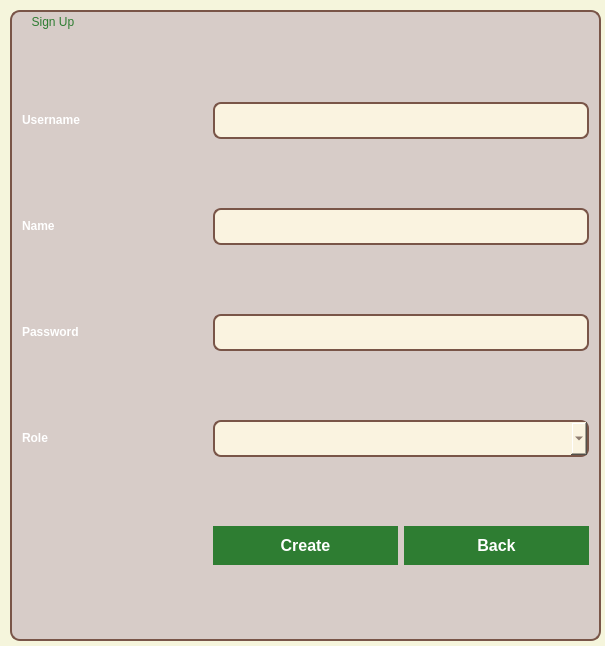
<?xml version="1.0" encoding="UTF-8"?>
<ui version="4.0">
 <class>signUp</class>
 <widget class="QDialog" name="signUp">
  <property name="geometry">
   <rect>
    <x>0</x>
    <y>0</y>
    <width>605</width>
    <height>646</height>
   </rect>
  </property>
  <property name="windowTitle">
   <string>Dialog</string>
  </property>
  <property name="styleSheet">
   <string notr="true">background-color: #F5F5DC;</string>
  </property>
  <widget class="QGroupBox" name="groupBox">
   <property name="geometry">
    <rect>
     <x>10</x>
     <y>10</y>
     <width>591</width>
     <height>631</height>
    </rect>
   </property>
   <property name="styleSheet">
    <string notr="true">QGroupBox {
    font: 16pt &quot;Georgia&quot;;
    background-color: #D7CCC8; /* bois clair */
    border: 2px solid #795548; /* marron */
    border-radius: 10px;
    color: #4E342E;
   background-image:url(':/2.jpg');
    padding: 10px;
}

QGroupBox::title {
    subcontrol-origin: margin;
    subcontrol-position: top left;
    padding: 5px 10px;
    color: #2E7D32;  /* vert forêt */
    background-color: transparent;
    font-weight: bold;
}
</string>
   </property>
   <property name="title">
    <string>   Sign Up</string>
   </property>
   <layout class="QGridLayout" name="gridLayout">
    <item row="0" column="1" colspan="2">
     <widget class="QLineEdit" name="username">
      <property name="styleSheet">
       <string notr="true">QLineEdit {
    background-color: #FAF3E0;
    border: 2px solid #795548;
    border-radius: 8px;
    padding: 6px 10px;
    font-size: 16px;
    color: #4E342E;
    font-weight: bold;
}

QLineEdit:hover {
    border: 2px solid #5D4037;
    background-color: #FFF8E1;
}

QLineEdit:focus {
    border: 2px solid #2E7D32;
    background-color: #FFFFFF;
    font-size: 17px;
}
</string>
      </property>
     </widget>
    </item>
    <item row="1" column="1" colspan="2">
     <widget class="QLineEdit" name="name">
      <property name="styleSheet">
       <string notr="true">QLineEdit {
    background-color: #FAF3E0;
    border: 2px solid #795548;
    border-radius: 8px;
    padding: 6px 10px;
    font-size: 16px;
    color: #4E342E;
    font-weight: bold;
}

QLineEdit:hover {
    border: 2px solid #5D4037;
    background-color: #FFF8E1;
}

QLineEdit:focus {
    border: 2px solid #2E7D32;
    background-color: #FFFFFF;
    font-size: 17px;
}
</string>
      </property>
     </widget>
    </item>
    <item row="2" column="1" colspan="2">
     <widget class="QLineEdit" name="password">
      <property name="styleSheet">
       <string notr="true">QLineEdit {
    background-color: #FAF3E0;
    border: 2px solid #795548;
    border-radius: 8px;
    padding: 6px 10px;
    font-size: 16px;
    color: #4E342E;
    font-weight: bold;
}

QLineEdit:hover {
    border: 2px solid #5D4037;
    background-color: #FFF8E1;
}

QLineEdit:focus {
    border: 2px solid #2E7D32;
    background-color: #FFFFFF;
    font-size: 17px;
}
</string>
      </property>
      <property name="inputMethodHints">
       <set>Qt::InputMethodHint::ImhHiddenText|Qt::InputMethodHint::ImhNoAutoUppercase|Qt::InputMethodHint::ImhNoPredictiveText|Qt::InputMethodHint::ImhSensitiveData</set>
      </property>
      <property name="text">
       <string/>
      </property>
      <property name="echoMode">
       <enum>QLineEdit::EchoMode::Password</enum>
      </property>
     </widget>
    </item>
    <item row="3" column="1" colspan="2">
     <widget class="QComboBox" name="roleComboBox">
      <property name="styleSheet">
       <string notr="true">QComboBox {
 
    background-color: #FAF3E0;
    border: 2px solid #795548;
    border-radius: 8px;
    padding: 6px 10px;
    font-size: 16px;
    color: #4E342E;
    font-weight: bold;
}

</string>
      </property>
      <property name="editable">
       <bool>true</bool>
      </property>
      <property name="maxVisibleItems">
       <number>10</number>
      </property>
     </widget>
    </item>
    <item row="1" column="0">
     <widget class="QLabel" name="label_2">
      <property name="styleSheet">
       <string notr="true">QLabel {
    font: bold 18px &quot;Georgia&quot;;
    color: rgb(85, 0, 127);
    background-color: transparent;
	font: 600 italic 22pt &quot;Segoe UI&quot;;
}</string>
      </property>
      <property name="text">
       <string>&lt;html&gt;&lt;head/&gt;&lt;body&gt;&lt;p&gt;&lt;span style=&quot; font-weight:700; color:#ffffff;&quot;&gt;Name&lt;/span&gt;&lt;/p&gt;&lt;/body&gt;&lt;/html&gt;</string>
      </property>
     </widget>
    </item>
    <item row="5" column="2">
     <widget class="QPushButton" name="backButton">
      <property name="styleSheet">
       <string notr="true">QPushButton {
    background-color: #2E7D32;
    color: white;
    border-radius: 20px;
    padding: 10px 20px;
    font-size: 16px;
    font-weight: bold;
    border: none;
}

QPushButton:hover {
    background-color: #66BB6A;  /* vert doux */
    border: 1px solid #795548;  /* effet bois */
    color: #4E342E;
}

QPushButton:pressed {
    background-color: #1B5E20;
    color: #D7CCC8;
    font-size: 15px;
    padding: 11px 21px;
}

QPushButton:focus {
    outline: none;
    border: 2px solid #A1887F;
}
</string>
      </property>
      <property name="text">
       <string>Back</string>
      </property>
     </widget>
    </item>
    <item row="2" column="0">
     <widget class="QLabel" name="label_3">
      <property name="styleSheet">
       <string notr="true">QLabel {
    font: bold 18px &quot;Georgia&quot;;
    color: rgb(85, 0, 127);
    background-color: transparent;
	font: 600 italic 22pt &quot;Segoe UI&quot;;
}</string>
      </property>
      <property name="text">
       <string>&lt;html&gt;&lt;head/&gt;&lt;body&gt;&lt;p&gt;&lt;span style=&quot; font-weight:700; color:#ffffff;&quot;&gt;Password&lt;/span&gt;&lt;/p&gt;&lt;/body&gt;&lt;/html&gt;</string>
      </property>
     </widget>
    </item>
    <item row="5" column="1">
     <widget class="QPushButton" name="createButton">
      <property name="styleSheet">
       <string notr="true">QPushButton {
    background-color: #2E7D32;
    color: white;
    border-radius: 20px;
    padding: 10px 20px;
    font-size: 16px;
    font-weight: bold;
    border: none;
}

QPushButton:hover {
    background-color: #66BB6A;  /* vert doux */
    border: 1px solid #795548;  /* effet bois */
    color: #4E342E;
}

QPushButton:pressed {
    background-color: #1B5E20;
    color: #D7CCC8;
    font-size: 15px;
    padding: 11px 21px;
}

QPushButton:focus {
    outline: none;
    border: 2px solid #A1887F;
}
</string>
      </property>
      <property name="text">
       <string>Create</string>
      </property>
     </widget>
    </item>
    <item row="0" column="0">
     <widget class="QLabel" name="label">
      <property name="styleSheet">
       <string notr="true">QLabel {
    font: bold 18px &quot;Georgia&quot;;
    color: rgb(85, 0, 127);
    background-color: transparent;
	font: 600 italic 22pt &quot;Segoe UI&quot;;
}</string>
      </property>
      <property name="text">
       <string>&lt;html&gt;&lt;head/&gt;&lt;body&gt;&lt;p&gt;&lt;span style=&quot; font-weight:700; color:#ffffff;&quot;&gt;Username&lt;/span&gt;&lt;/p&gt;&lt;/body&gt;&lt;/html&gt;</string>
      </property>
     </widget>
    </item>
    <item row="3" column="0">
     <widget class="QLabel" name="label_4">
      <property name="styleSheet">
       <string notr="true">QLabel {
    font: bold 18px &quot;Georgia&quot;;
    color: rgb(85, 0, 127);
    background-color: transparent;
	font: 600 italic 22pt &quot;Segoe UI&quot;;
}</string>
      </property>
      <property name="text">
       <string>&lt;html&gt;&lt;head/&gt;&lt;body&gt;&lt;p&gt;&lt;span style=&quot; font-weight:700; color:#ffffff;&quot;&gt;Role&lt;/span&gt;&lt;/p&gt;&lt;/body&gt;&lt;/html&gt;</string>
      </property>
     </widget>
    </item>
   </layout>
  </widget>
 </widget>
 <resources/>
 <connections/>
</ui>
